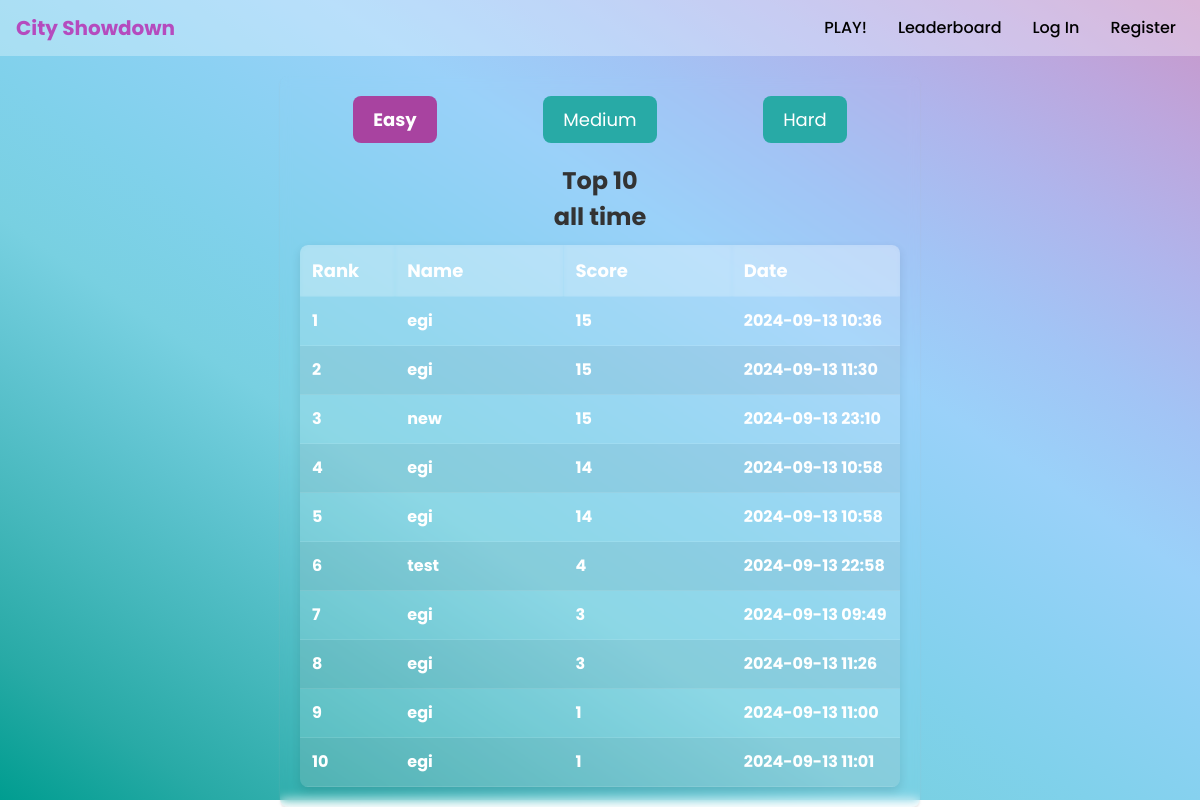
Screenshot of /leaderboard/easy with the database file from the repository.
### cityshowdown/models.py (models this page shows, shortened)
class Game(models.Model):
    player = models.ForeignKey(User, on_delete=models.CASCADE ,related_name='player')
    score = models.PositiveIntegerField()
    difficulty = models.CharField(max_length=50, choices=DIFFICULTIES)
    date = models.DateTimeField(auto_now_add=True)

class User(AbstractUser):
    groups = models.ManyToManyField(
        Group,
        related_name='cityshowdown_user_set',  # Custom related name
        blank=True,
        help_text='The groups this user belongs to.',
        verbose_name='groups'
    )
    user_permissions = models.ManyToManyField(
        Permission,
        related_name='cityshowdown_user_permissions_set',  # Custom related name
        blank=True,
        help_text='Specific permissions for this user.',
        verbose_name='user permissions'
    )

### cityshowdown/views.py (the view)
# urls.py: path("leaderboard/<str:difficulty>", views.leaderboard_view, name="leaderboard"),
def leaderboard_view(request, difficulty):
    games = Game.objects.filter(difficulty=difficulty, score__gt=0).order_by('-score')[0:10]
    return render(request, "showdown/leaderboard.html", {
        "games": games,
        "difficulty": difficulty
        })

### cityshowdown/templates/showdown/leaderboard.html (shortened to what this page needs)
{% extends "showdown/layout.html" %}
{% block body_class %}leaderboard-page{% endblock %}
{% block body %}
    <div class="result-difficulty-buttons">
        <form action="{% url 'leaderboard' difficulty='easy' %}" method="get" class="difficulty-form">
            <input type="submit" class="result-difficulty-button {% if difficulty == 'easy' %}active{% endif %}" value="Easy" />
        </form>
        <form action="{% url 'leaderboard' difficulty='medium' %}" method="get" class="difficulty-form">
            <input type="submit" class="result-difficulty-button {% if difficulty == 'medium' %}active{% endif %}" value="Medium" />
        </form>
        <form action="{% url 'leaderboard' difficulty='hard' %}" method="get" class="difficulty-form">
            <input type="submit" class="result-difficulty-button {% if difficulty == 'hard' %}active{% endif %}" value="Hard" />
        </form>
    </div>
    <div id="leaderboard-text">Top 10 <br/>all time</div>
    <div class="leaderboard-table">
        <table>
            <thead>
                <tr>
                    <th>Rank</th>
                    <th>Name</th>
                    <th>Score</th>
                    <th>Date</th>
                </tr>
            </thead>
            <tbody>
                {% for game in games %}
                <tr>
                    <td>{{ forloop.counter }}</td>
                    <td>{{ game.player.username }}</td>
                    <td>{{ game.score }}</td>
                    <td>{{ game.date|date:"Y-m-d H:i" }}</td>
                </tr>
                {% empty %}
                <tr>
                    <td colspan="4">No results found for this difficulty.</td>
                </tr>
                {% endfor %}
            </tbody>
        </table>
    </div>
{% endblock %}

### cityshowdown/templates/showdown/layout.html (shortened to what this page needs)
{% load static %}
<!DOCTYPE html>
<html lang="en">
<head>
    <link rel="stylesheet" href="https://stackpath.bootstrapcdn.com/bootstrap/4.4.1/css/bootstrap.min.css">
    <link href="{% static 'showdown/styles.css' %}" rel="stylesheet">
    <link href="{% static 'showdown/animation.css' %}" rel="stylesheet">
</head>
<body class="{% block body_class %}{% endblock %}">
    <nav class="navbar navbar-expand-lg custom-navbar">
        <a class="navbar-brand" href="{% url 'index' %}">City Showdown</a>
        <div class="collapse navbar-collapse" id="navbarNav">
            <ul class="navbar-nav ml-auto">
                <li class="nav-item">
                    <a class="nav-link" href="{% url 'index' %}">PLAY!</a>
                </li>
                <li class="nav-item">
                    <a class="nav-link" href="{% url 'leaderboard' 'easy' %}">Leaderboard</a>
                </li>
                {% if user.is_authenticated %}
                    <li class="nav-item">
                        <a class="nav-link" href="{% url 'logout' %}">Log Out</a>
                    </li>
                {% else %}
                    <li class="nav-item">
                        <a class="nav-link" href="{% url 'login' %}">Log In</a>
                    </li>
                    <li class="nav-item">
                        <a class="nav-link" href="{% url 'register' %}">Register</a>
                    </li>
                {% endif %}
            </ul>
        </div>
    </nav>
    <div class="body">
        {% block body %}
        {% endblock %}
    </div>
</body>
</html>

### cityshowdown/static/showdown/styles.css (style rules this page uses)
body { font-family: 'Poppins', sans-serif; background-image: linear-gradient(to left bottom, #c997c9, #bda6dd, #afb5ec, #a2c4f5, #9ad1f9, #8cd1f3, #80d1eb, #78d0e1, #5ec3cf, #44b7bb, #28aaa6, #009d90); height: 100vh; width: 100vw; background-size: cover; background-position: center; background-repeat: no-repeat; margin: 0; padding: 0; overflow-x: hidden; }
.body { margin: 20px auto; width: 90%; background: rgba(255, 255, 255, 0.1); border-radius: 16px; box-shadow: 0 4px 30px rgba(0, 0, 0, 0.12); backdrop-filter: blur(5.1px); -webkit-backdrop-filter: blur(5.1px); padding: 20px; border-radius: 8px; box-shadow: 0 2px 2px rgba(187, 187, 187, 0.3); }
.leaderboard-page .body { width: 80vh; background: rgba(255, 255, 255, 0); }
a { color: #ac1db9; text-decoration: none; }
.custom-navbar { background-color: rgba(255, 255, 255, 0.3); }
.custom-navbar .navbar-brand { color: #b54bbe; font-weight: bold; }
.custom-navbar .nav-link { color: #000000; font-weight: 500; margin-left: 15px; }
.result-difficulty-buttons { display: flex; justify-content: space-around; margin-bottom: 20px; }
.result-difficulty-button { background-color: #28aaa6; border: none; color: white; padding: 10px 20px; font-size: 18px; border-radius: 8px; cursor: pointer; transition: background-color 0.3s ease; }
.result-difficulty-button.active { background-color: #a843a0; font-weight: bold; cursor: not-allowed; }
table { width: 100%; border-collapse: collapse; background: rgba(255, 255, 255, 0.1); border-radius: 8px; backdrop-filter: blur(5px); -webkit-backdrop-filter: blur(5px); box-shadow: 0 4px 10px rgba(0, 0, 0, 0.1); overflow: hidden; }
th, td { padding: 12px; text-align: left; border-bottom: 1px solid rgba(255, 255, 255, 0.1); color: #ffffff; font-weight: bolder; }
th { background-color: rgba(255, 255, 255, 0.2); color: white; font-size: 18px; backdrop-filter: blur(2px); -webkit-backdrop-filter: blur(2px); }
td { font-size: 16px; background: rgba(255, 255, 255, 0.05); }
tr:nth-child(even) { background-color: rgba(255, 255, 255, 0.1); }
th:nth-child(1), td:nth-child(1) { width: 10%; }
th:nth-child(2), td:nth-child(2) { width: 20%; }
th:nth-child(3), td:nth-child(3) { width: 20%; }
th:nth-child(4), td:nth-child(4) { width: 20%; }
tr:nth-child(even) { background-color: rgba(0, 0, 0, 0.05); }
#leaderboard-text { margin-top: 20px; font-size: 3vh; font-weight: bold; text-align: center; margin: 10px; color: #333; }
@media (max-width: 1200px) { .body { width: 95%; } }

### rows the page displays
Game: player.username "egi", score "15", date "2024-09-13 10:36"
Game: player.username "egi", score "15", date "2024-09-13 11:30"
Game: player.username "new", score "15", date "2024-09-13 23:10"
Game: player.username "egi", score "14", date "2024-09-13 10:58"
Game: player.username "egi", score "14", date "2024-09-13 10:58"
Game: player.username "test", score "4", date "2024-09-13 22:58"
Game: player.username "egi", score "3", date "2024-09-13 09:49"
Game: player.username "egi", score "3", date "2024-09-13 11:26"
Game: player.username "egi", score "1", date "2024-09-13 11:00"
Game: player.username "egi", score "1", date "2024-09-13 11:01"
